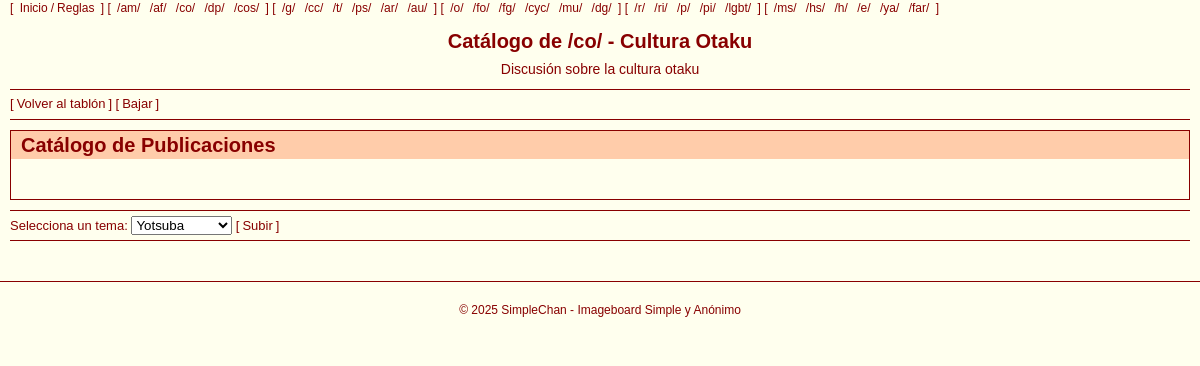
The page /catalog.php?board=co on the database its author committed.
### tables this page shows
CREATE TABLE boards (
    id INT AUTO_INCREMENT PRIMARY KEY,
    name VARCHAR(50) NOT NULL,
    description TEXT NOT NULL,
    created_at TIMESTAMP DEFAULT CURRENT_TIMESTAMP,
    short_id VARCHAR(10) NOT NULL UNIQUE,
    category VARCHAR(50) NOT NULL,
    is_nsfw BOOLEAN DEFAULT FALSE
);

### functions.php (called while the page is built, shortened)
<?php
require_once 'config.php';
function get_board_by_short_id($short_id) {
    global $pdo;
    $stmt = $pdo->prepare("SELECT * FROM boards WHERE BINARY short_id = ? LIMIT 1");
    $stmt->execute([$short_id]);
    return $stmt->fetch(PDO::FETCH_ASSOC);
}
function get_all_boards() {
    global $pdo;
    $stmt = $pdo->query("
        SELECT *, IF(is_nsfw = 1, 'NSFW', '') AS nsfw_label
        FROM boards
        ORDER BY id ASC
    ");
    return $stmt->fetchAll(PDO::FETCH_ASSOC);
}
?>

### catalog.php (the view, shortened to what this page needs)
<?php
require_once 'config.php';
require_once 'functions.php';
class CatalogController {
    private $board;
    public function __construct() {
        $this->initializeBoard();
    }
    private function initializeBoard() {
        $board_name = $_GET['board'] ?? null;
        if ($board_name) {
            $board_name = urldecode(trim($board_name));
            $this->board = get_board_by_short_id($board_name);
        } else {
            $this->handleError('No se especificó un tablón válido.');
        }
    }
    public function getAllBoardsByCategory() {
        $all_boards = get_all_boards();
        $boards_by_category = [];
        foreach ($all_boards as $nav_board) {
            $category = $nav_board['category'] ?? 'Sin categoría';
            if (!isset($boards_by_category[$category])) {
                $boards_by_category[$category] = [];
            }
            $boards_by_category[$category][] = $nav_board;
        }
        return $boards_by_category;
    }
    public function getBoard() {
        return $this->board;
    }
}
class CatalogView {
    private $board;
    private $boards_by_category;
    public function __construct(CatalogController $controller) {
        $this->board = $controller->getBoard();
        $this->boards_by_category = $controller->getAllBoardsByCategory();
    }
    public function render() {
        ?>
        <!DOCTYPE html>
        <html lang="es">
        <head>
            <link rel="stylesheet" href="assets/css/style.css">
            <link rel="stylesheet" href="assets/css/themes.css">
        </head>
        <body id="top">
            <?php $this->renderNavigation(); ?>
            <?php $this->renderHeader(); ?>
            <?php $this->renderMiniMenu(); ?>
            <main class="catalog">
                <?php $this->renderCatalogSection(); ?>
            </main>
            <?php $this->renderThemes(); ?>
            <?php $this->renderFooter(); ?>
        </body>
        </html>
        <?php
    }
    private function renderNavigation() {
        ?>
        <nav>
            <ul>
                [<li>
                    <a href="index.php">Inicio</a>/<a href="reglas.php">Reglas</a>
                </li>]
                <?php foreach ($this->boards_by_category as $category => $boards): ?>
                    [<?php foreach ($boards as $nav_board): ?>
                        <li>
                            <a href="boards.php?board=<?php echo htmlspecialchars($nav_board['short_id']); ?>"
                               title="<?php echo htmlspecialchars($nav_board['name']); ?>">
                               /<?php echo htmlspecialchars($nav_board['short_id']); ?>/
                            </a>
                        </li>
                    <?php endforeach; ?>]
                <?php endforeach; ?>
            </ul>
        </nav>
        <?php
    }
    private function renderHeader() {
        ?>
        <header>
            <h1>Catálogo de /<?php echo htmlspecialchars($this->board['short_id']); ?>/ - <?php echo htmlspecialchars($this->board['name']); ?></h1>
            <p><?php echo htmlspecialchars($this->board['description']); ?></p>
        </header>
        <?php
    }
    private function renderMiniMenu() {
        ?>
        <nav>
            <ul class="mini-menu">
                <li>[<a href="boards.php?board=<?php echo htmlspecialchars($this->board['short_id']); ?>">Volver al tablón</a>]</li>
                <li>[<a href="#footer">Bajar</a>]</li>
            </ul>
        </nav>
        <?php
    }
    private function renderCatalogSection() {
        ?>
        <section>
            <div class="box-outer top-box" id="catalog-threads">
                <div class="box-inner">
                    <div class="boxbar">
                        <h2>Catálogo de Publicaciones</h2>
                    </div>
                    <div class="boxcontent">
                        <div id="c-threads">
                        </div>
                    </div>
                </div>
            </div>
        </section>
        <?php
    }
        ?>
        <?php
    private function renderThemes() {
        ?>
        <nav>
            <ul class="mini-menu">
                <div class="theme-selector">
                    <label for="theme-select">Selecciona un tema:</label>
                    <select id="theme-select" onchange="changeTheme(this.value)">
                        <option value="yotsuba">Yotsuba</option>
                    </select>
                </div>
                <li>[<a href="#top">Subir</a>]</li>
            </ul>
        </nav>
        <?php
    }
    private function renderFooter() {
        ?>
        <footer id="footer">
            <p>&copy; 2025 SimpleChan - Imageboard Simple y Anónimo</p>
        </footer>
        <?php
    }
}
try {
    $controller = new CatalogController();
    $view = new CatalogView($controller);
    $view->render();
} catch (Exception $e) {
    header("Location: 404.php");
    exit;
}
?>

### assets/css/style.css (style rules this page uses)
:root { --primary-color: #800; --primary-hover: #e00; --secondary-color: #008705; --accent-color: #cc1105; --danger-color: #ca2f2f; --success-color: #09780d; --body-bg: #ffe; --body-bg-image: url('../imgs/fade.png'); --content-bg: #fff3f3; --form-bg: #f7e5e5; --reply-bg: #f7e5e5; --input-bg: #fff; --file-bg: #fbf2f2; --button-bg: #f7e5e5; --button-hover-bg: #eed5d5; --boxbar-bg: #fca; --border-color: #800; --border-style: 1px solid var(--border-color); --text-color: #800; --text-light: #800; --link-color: #800; --link-hover: #e00; --boards-text-color: #800; --admin-name-color: red; --placeholder-color: #800; --error-bg: #f6c6c6; --error-border: #ca2f2f; --error-text: #ca2f2f; --success-bg: #aec6ae; --success-border: #09780d; --success-text: #09780d; --danger-bg: #ffcece; --deleted-bg: #ffbfbf; --greentext-color: #228B22; --pinktext-color: #e75480; --spoiler-bg: #1a1a1a; --spoiler-text: #fff; --nsfw-color: red; --scrollbar-track: #2d2d2d; --scrollbar-thumb: #555; --scrollbar-thumb-hover: #666; --font-family: Arial, sans-serif; --font-size-base: 14px; --font-size-small: 12px; --font-size-xs: 9px; --font-size-large: 16px; --font-size-xl: 20px; --font-size-xxl: 23px; --line-height: 1.4; --spacing-xs: 3px; --spacing-sm: 5px; --spacing-md: 10px; --spacing-lg: 15px; --spacing-xl: 20px; --spacing-xxl: 40px; --max-width: 1100px; --border-radius: 3px; --border-radius-md: 6px; --mobile-breakpoint: 600px; --tablet-breakpoint: 768px; --desktop-breakpoint: 1024px; }
* { margin: 0; padding: 0; box-sizing: border-box; scrollbar-width: thin; }
body { font-family: var(--font-family); font-size: var(--font-size-base); line-height: var(--line-height); background: var(--body-bg) var(--body-bg-image) top repeat-x; color: var(--text-color); }
a { color: var(--link-color); text-decoration: none; }
header { text-align: center; padding-top: var(--spacing-md); }
header h1 { font-size: var(--font-size-xl); margin-bottom: var(--spacing-sm); }
nav ul { font-size: var(--font-size-small); list-style: none; display: block; margin: 0 var(--spacing-md); }
nav ul li { display: inline; }
nav ul li a { padding: 0 var(--spacing-xs); }
main { max-width: var(--max-width); margin: 0 auto; }
section h2, .posts h2 { margin-bottom: var(--spacing-lg); font-size: var(--font-size-xl); }
.mini-menu { border-top: var(--border-style); border-bottom: var(--border-style); margin: var(--spacing-md); padding: var(--spacing-sm) 0; }
.mini-menu form, .mini-menu li, .mini-menu div { display: inline-block; font-size: 13px; }
#boards, #popular-threads, #site-stats, #catalog-threads { border: var(--border-style); padding-bottom: var(--spacing-sm); margin-bottom: var(--spacing-md); }
.boxbar { background: var(--boxbar-bg); color: var(--boards-text-color); padding: 0 var(--spacing-md); font-weight: bold; }
#c-threads { display: grid; grid-template-columns: repeat(auto-fill, minmax(180px, 1fr)); gap: var(--spacing-md); padding: var(--spacing-md); justify-items: center; align-items: start; }
footer { text-align: center; padding: var(--spacing-xl); color: var(--text-color); font-size: var(--font-size-small); border-top: var(--border-style); margin-top: var(--spacing-xxl); }
.catalog { max-width:100%; margin: auto var(--spacing-md); }

### rows shown on the page
boards: short "am"
boards: short "af"
boards: short "co", name "Cultura Otaku", description "Discusión sobre la cultura otaku"
boards: short "dp"
boards: short "cos"
boards: short "g"
boards: short "cc"
boards: short "t"
boards: short "ps"
boards: short "ar"
boards: short "au"
boards: short "o"
boards: short "fo"
boards: short "fg"
boards: short "cyc"
boards: short "mu"
boards: short "dg"
boards: short "r"
boards: short "ri"
boards: short "p"
boards: short "pi"
boards: short "lgbt"
boards: short "ms"
boards: short "hs"
boards: short "h"
boards: short "e"
boards: short "ya"
boards: short "far"
